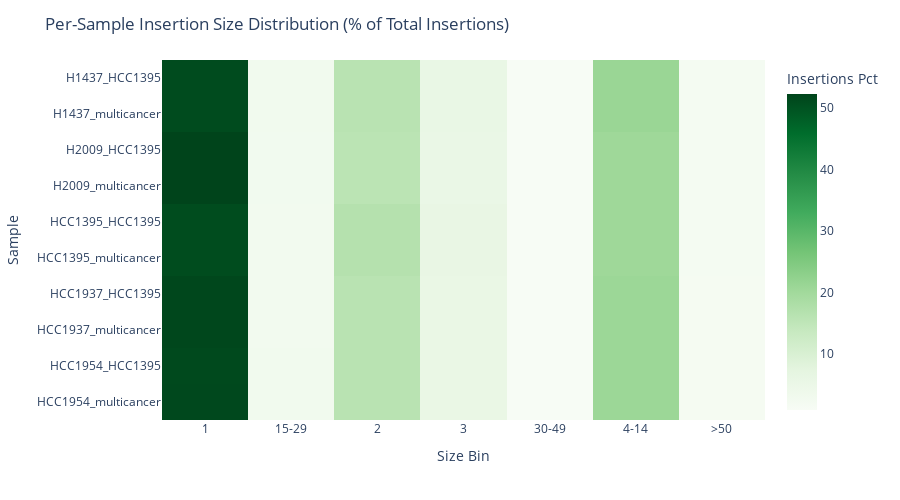
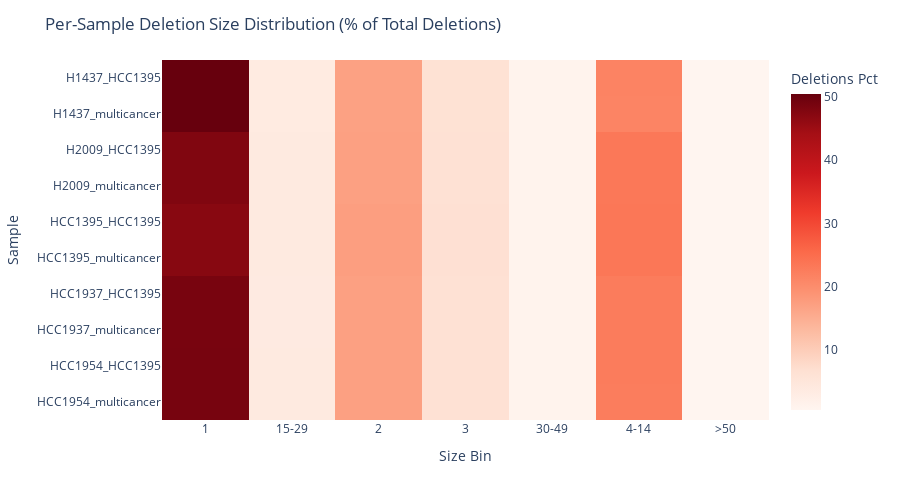

Write notebook code for charts like these, in order.
### Markdown cell above
### 5.6.1 Per-Sample Indel Size Distribution - Heatmaps

### Code cell
# Prepare per-sample data with Sample_Model column
per_sample_binned_df['Sample_Model'] = per_sample_binned_df['Sample'] + '_' + per_sample_binned_df['Model'].str.replace('-model', '')

# Insertions heatmap
fig_ins_heatmap = plot_indel_per_sample_heatmap(
    per_sample_binned_df,
    value_col='Insertions_Pct',
    title='Per-Sample Insertion Size Distribution (% of Total Insertions)',
    color_scale='Greens'
)
fig_ins_heatmap.show()

# Deletions heatmap
fig_del_heatmap = plot_indel_per_sample_heatmap(
    per_sample_binned_df,
    value_col='Deletions_Pct',
    title='Per-Sample Deletion Size Distribution (% of Total Deletions)',
    color_scale='Reds'
)
fig_del_heatmap.show()

### Figure 1 — Plotly figure (JSON) as saved in the notebook; plotly's stock layout.template omitted (floating-point values rounded to 4 significant figures)
{"data": [{"coloraxis": "coloraxis", "hovertemplate": "Size Bin: %{x}<br>Sample: %{y}<br>Insertions Pct: %{z}<extra></extra>", "name": "0", "type": "heatmap", "x": ["1", "15-29", "2", "3", "30-49", "4-14", ">50"], "xaxis": "x", "y": ["H1437_HCC1395", "H1437_multicancer", "H2009_HCC1395", "H2009_multicancer", "HCC1395_HCC1395", "HCC1395_multicancer", "HCC1937_HCC1395", "HCC1937_multicancer", "HCC1954_HCC1395", "HCC1954_multicancer"], "yaxis": "y", "z": [[51.1, 2.96, 16.19, 5.76, 1.01, 21.14, 1.84], [51.12, 2.96, 16.19, 5.75, 1.01, 21.13, 1.84], [52.21, 2.92, 15.81, 5.62, 1.01, 20.48, 1.95], [52.23, 2.92, 15.8, 5.62, 1.01, 20.47, 1.95], [50.92, 2.82, 16.83, 6.0, 1.0, 20.44, 1.98], [50.93, 2.82, 16.83, 6.0, 1.0, 20.44, 1.98], [51.75, 2.88, 16.15, 5.72, 0.94, 20.84, 1.73], [51.76, 2.88, 16.14, 5.72, 0.94, 20.83, 1.73], [51.49, 2.93, 16.2, 5.74, 0.97, 20.93, 1.76], [51.53, 2.93, 16.19, 5.73, 0.96, 20.91, 1.76]]}], "layout": {"coloraxis": {"colorbar": {"title": {"text": "Insertions Pct"}}, "colorscale": [[0, "rgb(247,252,245)"], [0.125, "rgb(229,245,224)"], [0.25, "rgb(199,233,192)"], [0.375, "rgb(161,217,155)"], [0.5, "rgb(116,196,118)"], [0.625, "rgb(65,171,93)"], [0.75, "rgb(35,139,69)"], [0.875, "rgb(0,109,44)"], [1, "rgb(0,68,27)"]]}, "height": 500, "margin": {"t": 60}, "title": {"text": "Per-Sample Insertion Size Distribution (% of Total Insertions)"}, "xaxis": {"anchor": "y", "domain": [0, 1], "title": {"text": "Size Bin"}}, "yaxis": {"anchor": "x", "autorange": "reversed", "domain": [0, 1], "title": {"text": "Sample"}}}}

### Figure 2 — Plotly figure (JSON) as saved in the notebook; plotly's stock layout.template omitted (floating-point values rounded to 4 significant figures)
{"data": [{"coloraxis": "coloraxis", "hovertemplate": "Size Bin: %{x}<br>Sample: %{y}<br>Deletions Pct: %{z}<extra></extra>", "name": "0", "type": "heatmap", "x": ["1", "15-29", "2", "3", "30-49", "4-14", ">50"], "xaxis": "x", "y": ["H1437_HCC1395", "H1437_multicancer", "H2009_HCC1395", "H2009_multicancer", "HCC1395_HCC1395", "HCC1395_multicancer", "HCC1937_HCC1395", "HCC1937_multicancer", "HCC1954_HCC1395", "HCC1954_multicancer"], "yaxis": "y", "z": [[50.46, 3.48, 16.95, 6.18, 0.99, 21.49, 0.45], [50.5, 3.48, 16.94, 6.18, 0.99, 21.47, 0.45], [47.97, 3.8, 17.07, 6.36, 1.08, 23.22, 0.49], [47.97, 3.8, 17.08, 6.36, 1.08, 23.22, 0.49], [47.21, 3.79, 17.38, 6.55, 1.14, 23.39, 0.53], [47.23, 3.79, 17.38, 6.54, 1.14, 23.39, 0.53], [48.76, 3.64, 17.07, 6.34, 1.04, 22.71, 0.43], [48.79, 3.64, 17.06, 6.34, 1.04, 22.7, 0.43], [48.84, 3.68, 17.1, 6.34, 1.02, 22.58, 0.45], [48.88, 3.67, 17.09, 6.34, 1.02, 22.56, 0.44]]}], "layout": {"coloraxis": {"colorbar": {"title": {"text": "Deletions Pct"}}, "colorscale": [[0, "rgb(255,245,240)"], [0.125, "rgb(254,224,210)"], [0.25, "rgb(252,187,161)"], [0.375, "rgb(252,146,114)"], [0.5, "rgb(251,106,74)"], [0.625, "rgb(239,59,44)"], [0.75, "rgb(203,24,29)"], [0.875, "rgb(165,15,21)"], [1, "rgb(103,0,13)"]]}, "height": 500, "margin": {"t": 60}, "title": {"text": "Per-Sample Deletion Size Distribution (% of Total Deletions)"}, "xaxis": {"anchor": "y", "domain": [0, 1], "title": {"text": "Size Bin"}}, "yaxis": {"anchor": "x", "autorange": "reversed", "domain": [0, 1], "title": {"text": "Sample"}}}}
